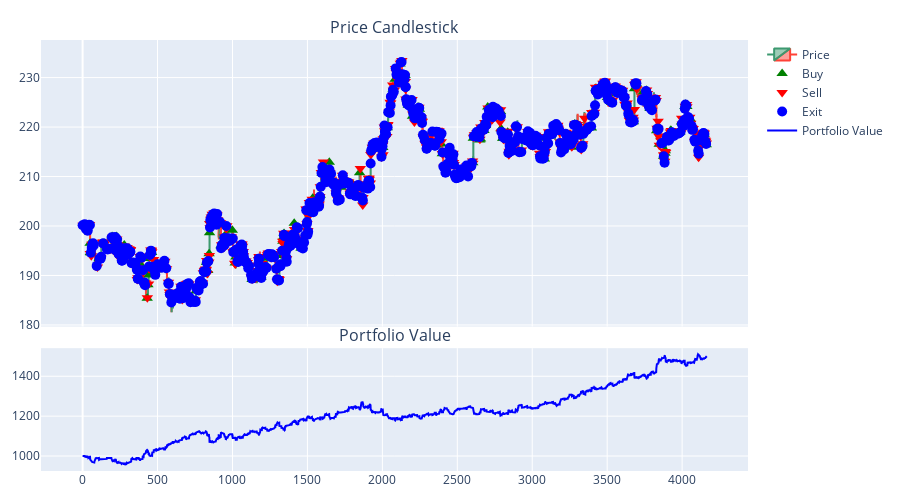

Write notebook code for a chart like this one.
### Code cell
buy_df_qlearning, sell_df_qlearning, exit_df_qlearning = extract_signals(historical_info_df)
fig_qlearning = build_fig(
    historical_info_df,
    buy_df_qlearning,
    sell_df_qlearning,
    exit_df_qlearning
)
fig_qlearning.show()

### Figure 1 — Plotly figure (JSON) as saved in the notebook; plotly's stock layout.template omitted (floating-point values rounded to 4 significant figures; data arrays with more than 128 entries replaced by an {"elided": "..."} marker saying what was removed)
{"data": [{"close": {"elided": "4166 float values"}, "high": {"elided": "4166 float values"}, "low": {"elided": "4166 float values"}, "name": "Price", "open": {"elided": "4166 float values"}, "type": "candlestick", "x": {"elided": "4166 int values"}, "xaxis": "x", "yaxis": "y"}, {"marker": {"color": "green", "size": 10, "symbol": "triangle-up"}, "mode": "markers", "name": "Buy", "type": "scatter", "x": {"elided": "193 int values"}, "xaxis": "x", "y": {"elided": "193 float values"}, "yaxis": "y"}, {"marker": {"color": "red", "size": 10, "symbol": "triangle-down"}, "mode": "markers", "name": "Sell", "type": "scatter", "x": {"elided": "762 int values"}, "xaxis": "x", "y": {"elided": "762 float values"}, "yaxis": "y"}, {"marker": {"color": "blue", "size": 10, "symbol": "circle"}, "mode": "markers", "name": "Exit", "type": "scatter", "x": {"elided": "679 int values"}, "xaxis": "x", "y": {"elided": "679 float values"}, "yaxis": "y"}, {"line": {"color": "blue"}, "mode": "lines", "name": "Portfolio Value", "type": "scatter", "x": {"elided": "4166 int values"}, "xaxis": "x2", "y": {"elided": "4166 float values"}, "yaxis": "y2"}], "layout": {"annotations": [{"font": {"size": 16}, "showarrow": false, "text": "Price Candlestick", "x": 0.5, "xanchor": "center", "xref": "paper", "y": 1.0, "yanchor": "bottom", "yref": "paper"}, {"font": {"size": 16}, "showarrow": false, "text": "Portfolio Value", "x": 0.5, "xanchor": "center", "xref": "paper", "y": 0.285, "yanchor": "bottom", "yref": "paper"}], "height": 500, "margin": {"b": 20, "l": 40, "r": 20, "t": 40}, "xaxis": {"anchor": "y", "domain": [0, 1], "matches": "x2", "rangeslider": {"visible": false}, "showticklabels": false}, "xaxis2": {"anchor": "y2", "domain": [0, 1], "rangeslider": {"visible": false}}, "yaxis": {"anchor": "x", "domain": [0.335, 1.0]}, "yaxis2": {"anchor": "x2", "domain": [0, 0.285]}}}
